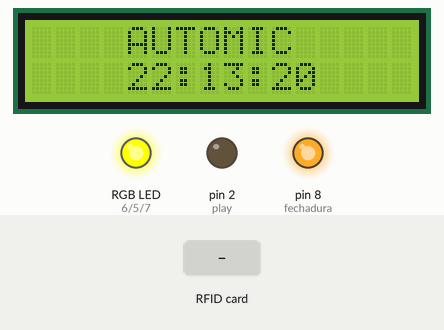
This sketch was run on a simulated Arduino Uno, built with avr-gcc and run on an emulated ATmega328P. Shown: 16×2 character LCD, an RGB LED mixed from three pins (HIGH = lit), output pins drawn as LEDs (lit = HIGH). The test bench sets the inputs (shaded band). The local clock reads 2024-03-15 10:24:30 at power-on unless the sketch sets it; EEPROM starts erased; pins used as bus, display or sensor lines are not drawn; what the sketch prints to the serial monitor is not drawn.

Above: at 1.4 s.
1.5 s: RFID card F9 CE 78 89 held to the reader
At 2.69 s:
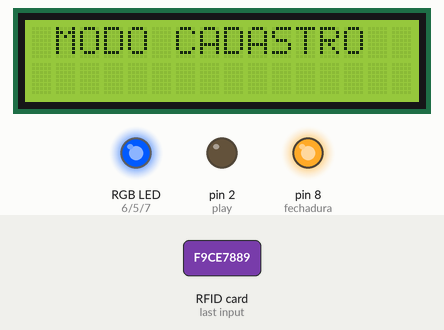
4.5 s: RFID card 5E 7A 19 C4 held to the reader
At 5.4 s:
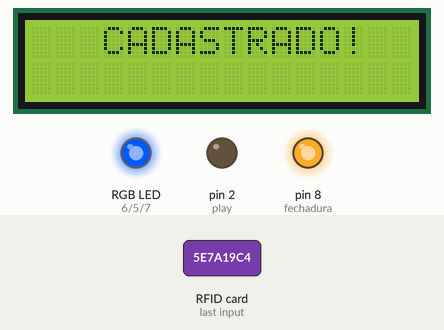
7.1 s: RFID card 5E 7A 19 C4 held to the reader
At 8.9 s:
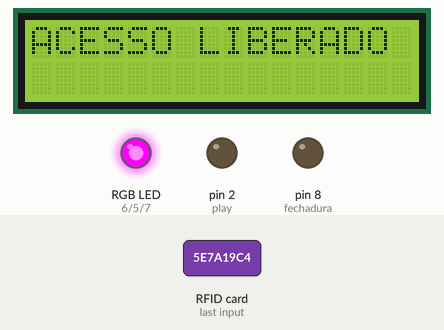
Timing chart, 0 to 11.7 s (numbered marks = the images above; inputs shaded):
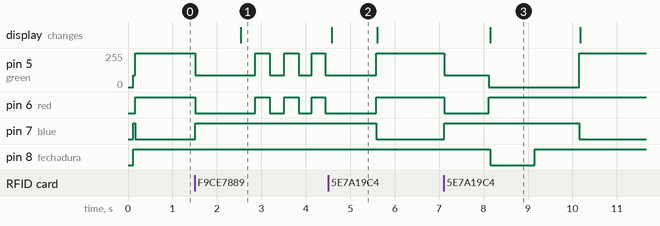

The sketch:

controleAcessoRFID.ino
```cpp
/*
Programa: Controle de acesso com RFID
Autor: Heitor Novais
*/

#include <SPI.h>
#include <MFRC522.h>
#include <EEPROM.h>
#include <Wire.h>
#include <LiquidCrystal_I2C.h>
#include  "RTClib.h"

#define SS_PIN 10 //Define pino 10 para SDA do módulo RC522
#define RST_PIN 9 //Define pino 9 para RESET do módulo RC522

LiquidCrystal_I2C lcd(0x27, 2, 1, 0, 4, 5, 6, 7, 3, POSITIVE);

MFRC522 mfrc522(SS_PIN, RST_PIN); //Cria o objeto "mfrc522" para o módulo RC522
RTC_DS1307 rtc; //Cria o objeto "rtc" para o módulo RTC DS1307

/*Pinos*/
const int red = 6;
const int green = 5;
const int blue = 7;
const int buzzer = 3;
const int play = 2; //Pino responsável por dar "play" no aúdio gravado no módulo ISD1820
const int fechadura = 8;

String cartoesCadastrados = "";
String cartaoMaster = "F9 CE 78 89";
String userID = ""; //String que recebe código UID do cartão
String novoCartao = "";

unsigned long tempoAntigo = 0;
unsigned long tempoAntigoLED = 0;
unsigned long intervalo = 0;

bool estadoLED = false;

/*Declaração das funções*/
void relogio();
void carregarCartoesCadastrados(); //Carrega o banco de cartões cadastrados
void mensagemInicial(); //Imprime mensagem inicial
void leitura(); //Lê UID da tag
void autenticacao(); //Verifica permissão da tag e executa ação
void limparString(); //Limpa string que recebe UID para a próxima leitura
void liberarAcesso();
void negarAcesso();
void modoCadastro(); //Entra no modo cadastrar/remover cartão
void cadastrarNovoCartao();
void removerCartao();
void corRGB(); //Define cor do LED
void saudacao(); //Play em "Bem vindo a Automic"

void setup()
{
  Serial.begin(9600);
  SPI.begin(); //Inicia barramento SPI
  mfrc522.PCD_Init(); //Inicia módulo RC522
  relogio();
  lcd.begin(16,2);
  lcd.setBacklight(HIGH);
  pinMode(play, OUTPUT);
  pinMode(red, OUTPUT);
  pinMode(green, OUTPUT);
  pinMode(blue, OUTPUT);
  pinMode(fechadura,  OUTPUT);
  digitalWrite(fechadura, !LOW);
  carregarCartoesCadastrados();
  mensagemInicial();
}

void loop()
{
  /*Verifica se há cartões presentes*/
  if (mfrc522.PICC_IsNewCardPresent())
  {
    /*Seleciona um dos cartões*/
    if (mfrc522.PICC_ReadCardSerial())
    {
      Serial.print("UID da tag :");
      leitura();
      autenticacao();
      mfrc522.PICC_HaltA(); //Termina leitura da tag atual
      mensagemInicial();
    }
  }
}

/*############################# FIM DO PROGRAMA #############################*/

/*Escopo das funções utilizadas*/

void relogio()
{
  //rtc.begin();
  if (!rtc.begin())
  {
    lcd.print("RTC não encontrado");
    Serial.println("RTC não encontrado\n");
    while (1);
  }

  if (!rtc.isrunning())
  {
    lcd.print("RTC não está funcionando");
    Serial.println("RTC não está funcionando\n");
  }
  else

  rtc.adjust(DateTime(F(__DATE__), F(__TIME__))); //Atualiza automaticamente com o relogio do computador
  //rtc.adjust(DateTime(2014, 1, 21, 3, 0, 0)); //Para setar data/hora manualmente
}

void carregarCartoesCadastrados()
{
  corRGB("laranja");

  lcd.clear();
  lcd.setCursor(3,0);
  lcd.print("AGUARDE...");
  Serial.println("Carregando cartoes cadastrados...\n");

  /*Percorre endereços da memória EEPROM*/
  for(int i = 0; i< 1024; i++)
  {
    int aux = EEPROM.read(i);

    if (aux != 0xFF) //Se endereço vazio...
    {
      String cartao = "";
      char auxChar;
      int espacoBranco = 0;

      /*Concatena caractéres percorridos com a string "cartao" até delimitador ";"*/
      do
      {
        auxChar = char(EEPROM.read(i));

        cartao = cartao + auxChar;

        /*Colocaa " " (espaço em branco) a cada 2 letras*/
        espacoBranco ++;
        if (espacoBranco >= 2){
          cartao = cartao + " ";
          espacoBranco = 0;
        }

        i++;
      } while(auxChar != ';');
      i--;

      cartoesCadastrados = cartoesCadastrados + cartao;
    }
  }

  Serial.print("Cartões cadastrados: ");
  Serial.println(cartoesCadastrados);
  Serial.println("\n**********************************");
}

void mensagemInicial()
{

  DateTime now = rtc.now(); //Sincroniza relógio
  corRGB("azul");

  /*LDC*/
  lcd.clear();
  lcd.setCursor(4,0);
  lcd.print("AUTOMIC");
  lcd.setCursor(4,1);

  if (rtc.isrunning())
  {
    if (now.hour() < 10)
    {
      lcd.print("0");
      lcd.print(now.hour());
    }
    else
    lcd.print(now.hour());

    lcd.print(':');

    if (now.minute() < 10)
    {
      lcd.print("0");
      lcd.print(now.minute());
    }
    else
    lcd.print(now.minute());

    lcd.print(':');

    if (now.second() < 10)
    {
      lcd.print("0");
      lcd.print(now.second());
    }
    else
    lcd.print(now.second());

    /*Monitor Serial*/
    if (now.hour() < 10)
    {
      Serial.println();
      Serial.print("0");
      Serial.print(now.hour());
    }
    else
    {
      Serial.println();
      Serial.print(now.hour());
    }

    Serial.print(':');

    if (now.minute() < 10)
    {
      Serial.print("0");
      Serial.print(now.minute());
    }
    else
    Serial.print(now.minute());

    Serial.print(':');

    if (now.second() < 10)
    {
      Serial.print("0");
      Serial.print(now.second());
    }
    else
    Serial.print(now.second());
  }

  Serial.println("\nAproxime seu cartao do leitor...");
  Serial.println();
}

void leitura()
{
  corRGB("laranja");
  for (byte i = 0; i < mfrc522.uid.size; i++)
  {
    Serial.print(mfrc522.uid.uidByte[i] < 0x10 ? " 0" : " "); //Ex: Se byte em hexadecimal igual a "9" => "09".
    Serial.print(mfrc522.uid.uidByte[i], HEX);
    /*Concatena byte lido com a variável "carUID", formando UID da tag a cada iteração*/
    userID.concat(String(mfrc522.uid.uidByte[i] < 0x10 ? " 0" : " "));
    userID.concat(String(mfrc522.uid.uidByte[i], HEX));
    userID.toUpperCase(); //Modifica caracteres da variável "userID" para caracteres maiúsculos.
  }
}

void autenticacao()
{
  corRGB("laranja");
  Serial.println("\n\nAutenticando...");
  delay(1000);
  Serial.print("\nMensagem: ");

  if(userID.substring(1) == cartaoMaster)
  {
    modoCadastro();
  }
  else if (cartoesCadastrados.indexOf(userID.substring(1)) >= 0)
  {
    liberarAcesso();
  }
  else
  {
    negarAcesso();
  }

  delay(1000);
  limparString();
}

void limparString()
{
  userID = "";
}

void liberarAcesso()
{
  corRGB("verde");
  lcd.clear();
  lcd.setCursor(0,0);
  lcd.print("ACESSO LIBERADO");
  Serial.println("Acesso liberado!\n          Bem vindo Heitor!\n\n**********************************");
  digitalWrite(fechadura, !HIGH);
  delay(1000);
  digitalWrite(fechadura, !LOW);
  saudacao();
}

void negarAcesso()
{
  corRGB("vermelho");
  lcd.clear();
  lcd.setCursor(1,0);
  lcd.print("ACESSO NEGADO");
  Serial.println("Acesso negado!\n\n**********************************");
  tone(buzzer, 800);
  delay(650);
  noTone(buzzer);
}

void modoCadastro()
{
  limparString();
  lcd.clear();
  lcd.setCursor(1,0);
  lcd.print("MODO CADASTRO");
  Serial.println("MODO CADASTRO\n\nAproxime o cartão a ser cadastrado/removido...");

  /*Espera por novo cartão durante 5s*/
  tempoAntigo = millis();
  while (intervalo < 5000)
  {
    intervalo = millis() - tempoAntigo;

    piscaLED();

    /*Verifica se há novos cartões presentes*/
    if (mfrc522.PICC_IsNewCardPresent())
    {
      /*Seleciona um dos cartões*/
      if (mfrc522.PICC_ReadCardSerial())
      {
        Serial.print("\nUID do novo cartão: ");
        leitura();
        novoCartao = userID.substring(1);
        novoCartao.toUpperCase();
        novoCartao.trim();
        novoCartao = novoCartao + " ;";

        if (userID.length() > 0 && novoCartao.indexOf(cartaoMaster) < 0) //Se userID lida for diferente do cartão Master...
        {
          if(cartoesCadastrados.indexOf(novoCartao) < 0)
          {
            cadastrarNovoCartao(novoCartao);
            break;
          } else
          {
            removerCartao(novoCartao);
            break;
          }

          mfrc522.PICC_HaltA(); //Termina leitura da tag atual
        }
      }
    }
  }
  intervalo = 0;
  Serial.println("\n**********************************");
}

void cadastrarNovoCartao(String cartao)
{
  cartoesCadastrados = cartoesCadastrados + cartao;

  cartao.replace(" ",""); //Remove os espacos em branco do UID lido

  /*Adiciona o novo cartão na memória*/
  for(int i = 0; i< 1024; i++)
  {
    int aux = EEPROM.read(i);
    if (aux == 0xFF) //Se endereço vazio...
    {
      for(int j = 0; j< cartao.length(); j++)
      {
        EEPROM.write(i, byte(cartao.charAt(j)));
        i++;
      }
      break;
    }
  }

  lcd.clear();
  lcd.setCursor(3,0);
  lcd.print("CADASTRADO!");
  Serial.println("\n\nCartão cadastrado!\n");
  Serial.print("Cartoes atuais: ");
  Serial.println(cartoesCadastrados);
}

void removerCartao(String cartao)
{
  cartoesCadastrados.replace(cartao, "");

  /*Remove cartão e reordena memória */
  String auxCartoesCadastrados = cartoesCadastrados;
  auxCartoesCadastrados.replace(" ","");
  for(int i = 0; i< 1024; i++)
  {
    if(i < auxCartoesCadastrados.length()){
      EEPROM.write(i, byte(auxCartoesCadastrados.charAt(i)));
    }
    else
    {
      EEPROM.write(i, 0xFF);
    }
  }

  lcd.clear();
  lcd.setCursor(0,0);
  lcd.print("CARTAO REMOVIDO!");
  Serial.println("\n\nCartão removido!");
  Serial.print("\nCartoes atuais: ");
  Serial.println(cartoesCadastrados);
}

void corRGB(String cor)
{
  if (cor == "vermelho")
  {
    digitalWrite(red, !HIGH);
    digitalWrite(green, !LOW);
    digitalWrite(blue, !LOW);
  }

  if (cor == "verde")
  {
    digitalWrite(red, !LOW);
    digitalWrite(green, !HIGH);
    digitalWrite(blue, !LOW);
  }

  if (cor == "laranja")
  {
    analogWrite(red, 0);
    analogWrite(green, 90);
    analogWrite(blue, 255);
  }

  if (cor == "azul")
  {
    digitalWrite(red, !LOW);
    digitalWrite(green, !LOW);
    digitalWrite(blue, !HIGH);
  }
}

void piscaLED()
{
  if (millis() - tempoAntigoLED > 300)
  {
    tempoAntigoLED = millis();
    if (estadoLED == false)
    {
      estadoLED = true;
      corRGB("laranja");
    }
    else
    {
      estadoLED = false;
      digitalWrite(red, !LOW);
      digitalWrite(green, !LOW);
      digitalWrite(blue, !LOW);
    }
  }
}

void saudacao()
{
  digitalWrite(play, HIGH);
  digitalWrite(play, LOW);
}
```

Measured:
- after the input at 1.5 s, pin 5 (green): 255/255 → 90/255 at once, then repeats every 0.65 s: 255/255 0.33 s, 90/255 0.33 s; pin 6 (red): HIGH → LOW at once, then repeats every 0.65 s: HIGH 0.33 s, LOW 0.33 s; pin 7 (blue): LOW → HIGH at once; the display: changes after 1.0 s (image 1)
- after the input at 4.5 s, pin 7 (blue): HIGH → LOW after 1.1 s; the display: changes after 0.09 s (image 2)
- after the input at 7.1 s, pin 5 (green): 255/255 → 90/255 at once, → 0/255 1.0 s later, → 255/255 2.0 s later; pin 6 (red): HIGH → LOW at once, → HIGH 1.0 s later; pin 7 (blue): LOW → HIGH at once, → LOW 3.0 s later; pin 8 (fechadura): HIGH → LOW after 1.1 s, → HIGH 1.0 s later; the display: changes after 1.1 s (image 3)
- what the display in image 2 shows lasts 1.0 s, from 4.6 s to 5.6 s
